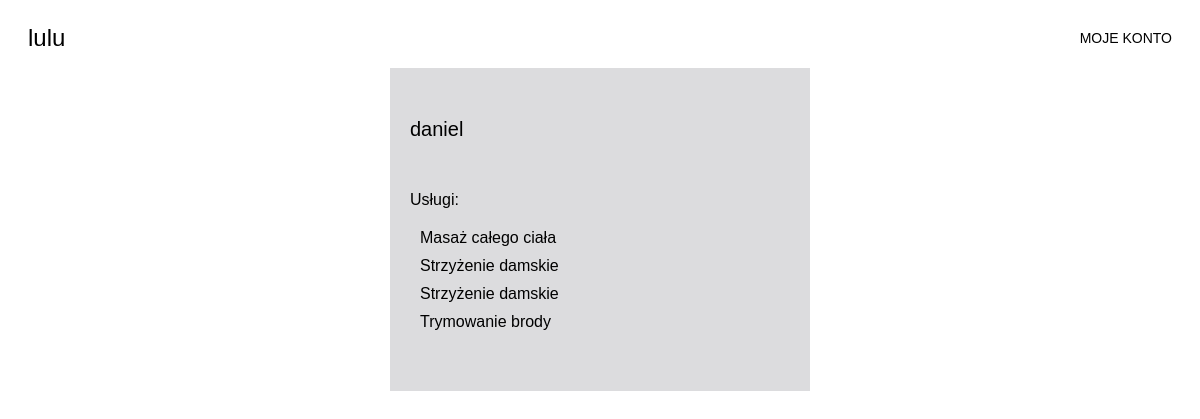
/profile/my/ (signed in), run on an earlier commit of the app's database.
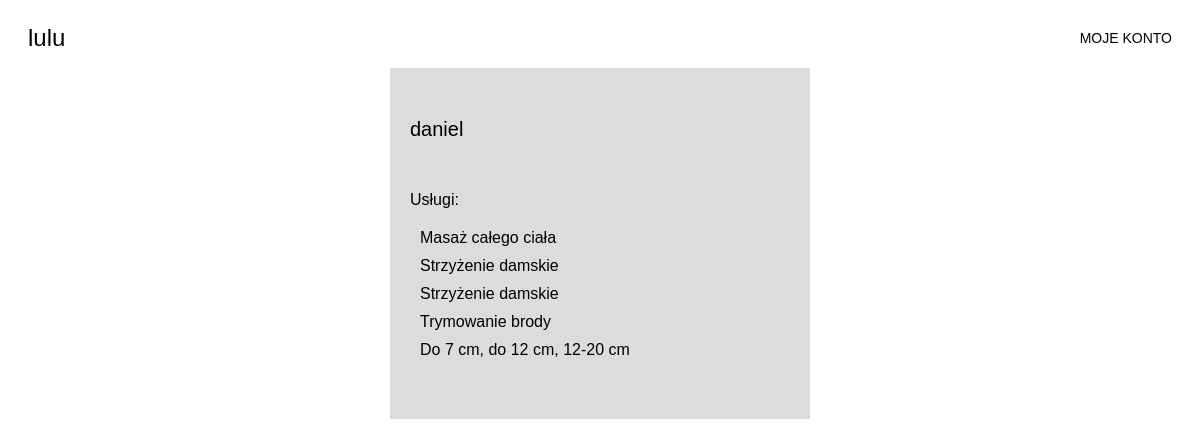
And on a later commit of the database.
### services/models.py (models this page shows, shortened)
class Service(models.Model):
    category = models.ForeignKey(Category, on_delete=models.CASCADE, null=True)
    types = models.ForeignKey(Type, on_delete=models.SET_NULL, null=True)
    user = models.ForeignKey(User, on_delete=models.CASCADE, null=True)
    price_min = models.IntegerField(null=True)
    price_max = models.IntegerField(null=True)

class Type(models.Model):
    name = models.CharField(max_length=100)
    category = models.ForeignKey(Category, on_delete=models.CASCADE, null=True)

### services/views.py (the view)
# urls.py: path("profile/my/", views.get_my_profile, name = 'my_profile_page'),
@login_required(login_url="/login")
def get_my_profile(request):
    user = User.objects.get(id=request.user.id)
    services = Service.objects.filter(user = request.user.id)
    return render(request, 'profile.html', {'user': user, "services": services})

### services/templates/profile.html
{% extends "main.html" %}
{% block content%}
<div style="">
    <div style="display: flex; flex-direction: column; align-items: start; background-color: #dcdcde; max-width: 380px; margin: auto; padding: 50px 20px 50px 20px">
        <div style=" font-size: 20px">{{user.username}}</div>
        <div style="margin-bottom: 10px; margin-top: 50px;">Usługi:</div>
        <div>
            {% for service in services %}
            <div style="margin: 10px 0 10px 10px">{{service.types.name}}</div>
            {% endfor %}
        </div>
    </div>
</div>
{% endblock content%}

What changed in the data, as far as the page shows it:
added Service: types.name "Do 7 cm, do 12 cm, 12-20 cm"
